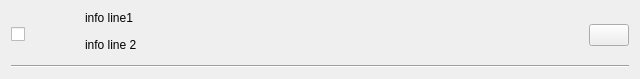
<?xml version="1.0" encoding="UTF-8"?>
<ui version="4.0">
 <class>PluginElement</class>
 <widget class="QWidget" name="PluginElement">
  <property name="geometry">
   <rect>
    <x>0</x>
    <y>0</y>
    <width>640</width>
    <height>72</height>
   </rect>
  </property>
  <property name="windowTitle">
   <string notr="true">Plugins Settings Element</string>
  </property>
  <layout class="QVBoxLayout" name="verticalLayout_2">
   <item>
    <layout class="QHBoxLayout" name="horizontalLayout">
     <item>
      <widget class="QCheckBox" name="cbEnabled">
       <property name="toolTip">
        <string>Check this to enable/disable the plugin</string>
       </property>
      </widget>
     </item>
     <item>
      <widget class="QLabel" name="lIcon">
       <property name="minimumSize">
        <size>
         <width>48</width>
         <height>48</height>
        </size>
       </property>
       <property name="maximumSize">
        <size>
         <width>48</width>
         <height>48</height>
        </size>
       </property>
       <property name="pixmap">
        <pixmap resource="../ressources.qrc">:/pyscript/pyscript.png</pixmap>
       </property>
       <property name="scaledContents">
        <bool>true</bool>
       </property>
       <property name="alignment">
        <set>Qt::AlignCenter</set>
       </property>
      </widget>
     </item>
     <item>
      <layout class="QVBoxLayout" name="verticalLayout">
       <item>
        <widget class="QLabel" name="linfoLine1">
         <property name="sizePolicy">
          <sizepolicy hsizetype="Expanding" vsizetype="Maximum">
           <horstretch>0</horstretch>
           <verstretch>0</verstretch>
          </sizepolicy>
         </property>
         <property name="text">
          <string notr="true">info line1</string>
         </property>
         <property name="wordWrap">
          <bool>true</bool>
         </property>
        </widget>
       </item>
       <item>
        <widget class="QLabel" name="linfoLine2">
         <property name="text">
          <string notr="true">info line 2</string>
         </property>
        </widget>
       </item>
      </layout>
     </item>
     <item>
      <widget class="QPushButton" name="pbAbout">
       <property name="sizePolicy">
        <sizepolicy hsizetype="Maximum" vsizetype="Fixed">
         <horstretch>0</horstretch>
         <verstretch>0</verstretch>
        </sizepolicy>
       </property>
       <property name="text">
        <string/>
       </property>
       <property name="icon">
        <iconset resource="../ressources.qrc">
         <normaloff>:/about/about.png</normaloff>:/about/about.png</iconset>
       </property>
      </widget>
     </item>
    </layout>
   </item>
   <item>
    <widget class="QFrame" name="frame">
     <property name="frameShape">
      <enum>QFrame::HLine</enum>
     </property>
     <property name="frameShadow">
      <enum>QFrame::Sunken</enum>
     </property>
    </widget>
   </item>
  </layout>
 </widget>
 <resources>
  <include location="../ressources.qrc"/>
 </resources>
 <connections/>
</ui>
